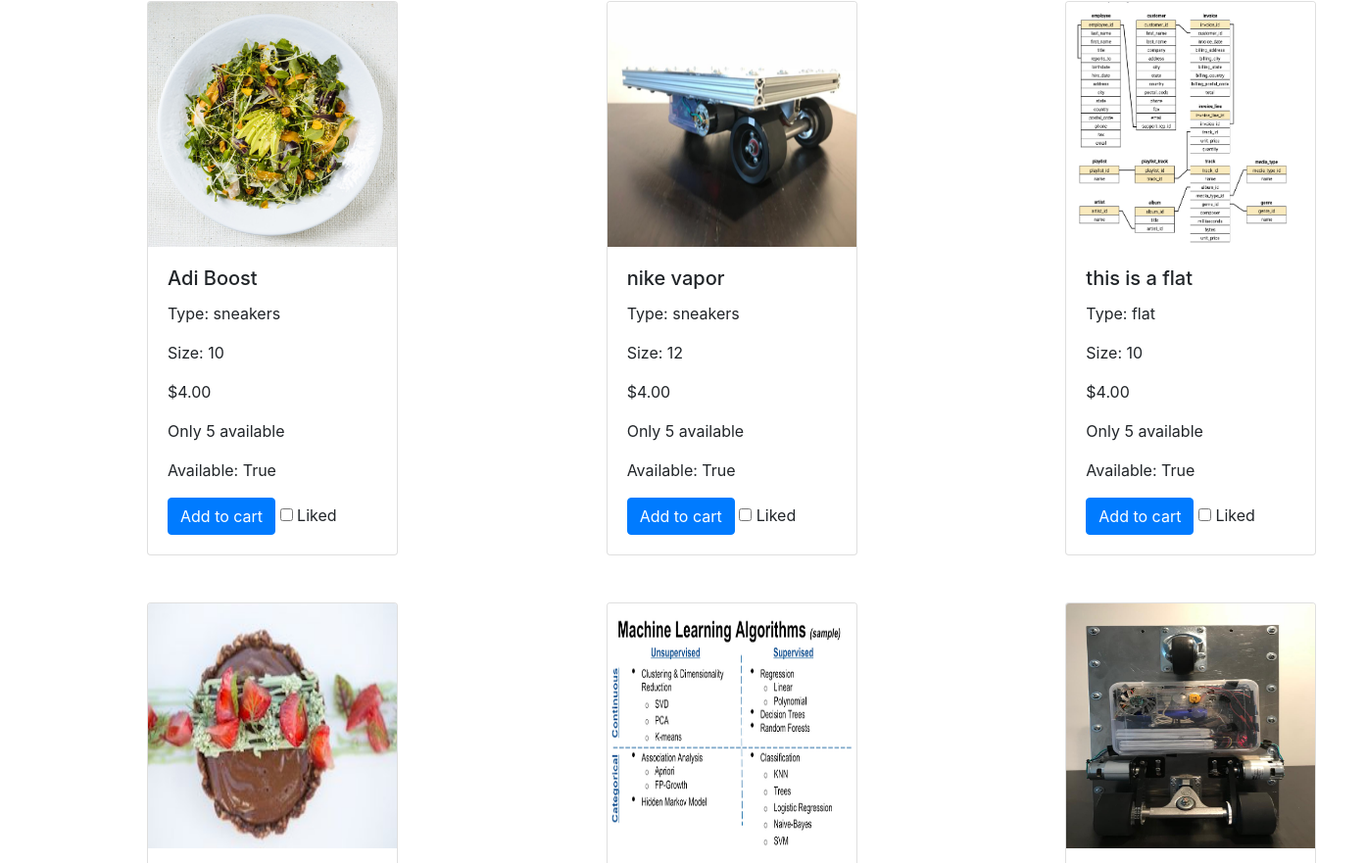
The page /shoe/ (middle part) on the database as committed earlier.
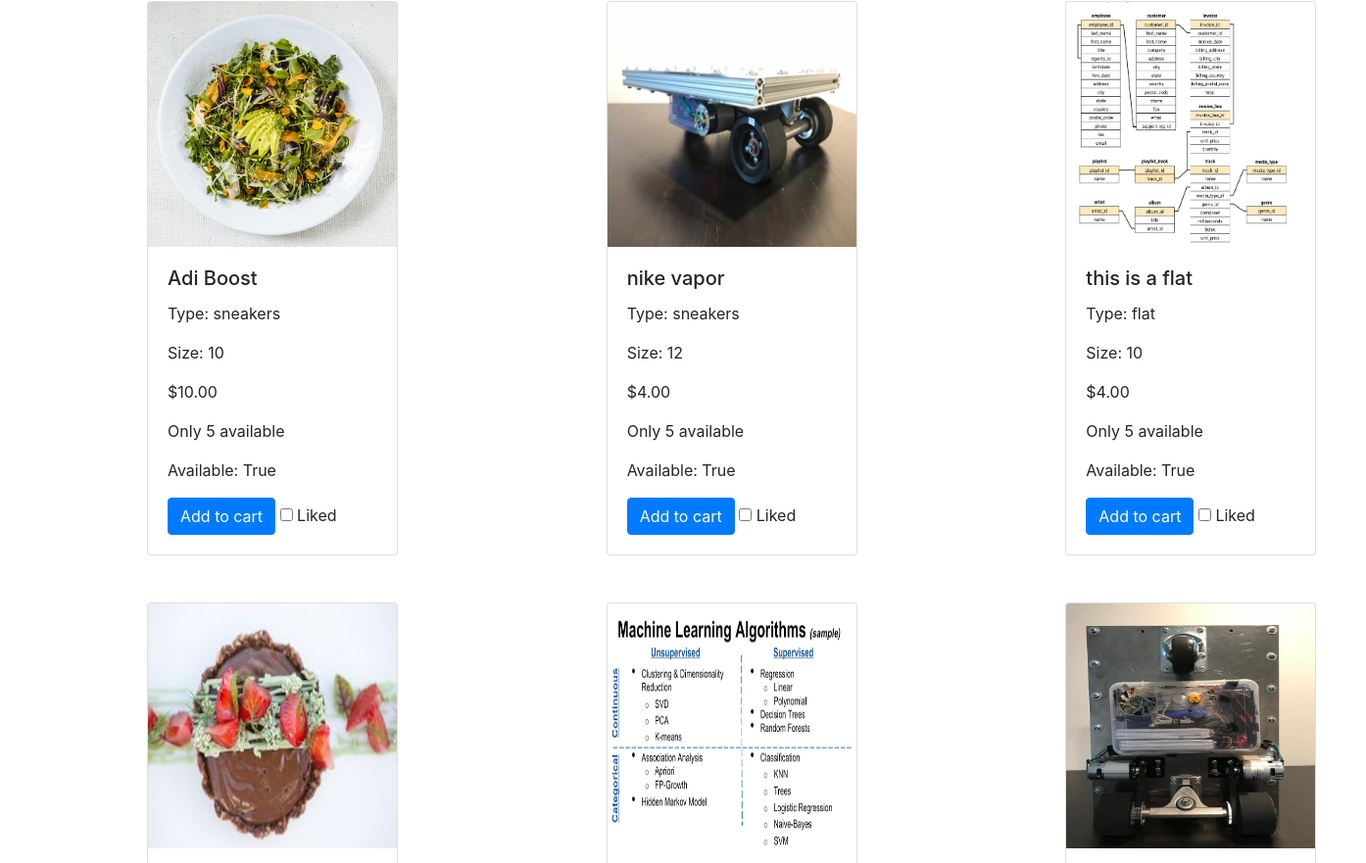
The same page on the database as committed later.
### shoe/models.py (models this page shows, shortened)
class Shoe(models.Model):
	name 			= models.CharField(max_length=30, default="Boosts")
	image 			= models.ImageField(upload_to='shoe/', blank=True, null=True)
	style 			= models.CharField(max_length=20, default="sneakers")
	size 			= models.IntegerField(default=10)
	color 			= models.CharField(max_length=20, default="blue")
	brand 			= models.CharField(max_length=20, default="Nike")
	price 			= models.DecimalField(max_digits=4, decimal_places=2, default=4.00)
	availability 	= models.BooleanField(default=True)
	new 			= models.BooleanField(default=True)
	stock 			= models.IntegerField(default=5)
	gender_choices 	= (
        ('M', 'Male'),
        ('F', 'Female'),
    )
	gender 			= models.CharField(max_length=1, choices=gender_choices, default="M")
	date 			= models.DateField(("Date"), default=datetime.date.today)
	like 			= models.BooleanField(default=False)

### shoe/views.py (the view)
# urls.py: path('', views.view, name='shoe_list'),
def shoe_list(request):
	shoe_list = Shoe.objects.all()
	context = {
		'shoe_list': shoe_list,
	}
	return render(request, 'shoe/shoe_list.html', context)

### shoe/templates/shoe/shoe_list.html (shortened to what this page needs)
{% include "base.html" %}
{% load static %}
{% block content %}
<link href="{% static 'css/shoe_list.css' %}" rel="stylesheet">
    <div class='card-columns mr-2'>
            {% for shoe in shoe_list %}
				<div class="mb-4 mt-4 card text-left" style="width:16rem;">
				  <img src="{{shoe.image.url}}" class="card-img-top" style="width:254px; height:250px">
				  <div class="card-body" class="shadow-lg p-3 mb-5 bg-white rounded">
				    <h5 class="card-title">{{shoe.name}}</h5>
				    <p class="card-text">Type: {{shoe.style}}</p>
				    <p class="card-text">Size: {{shoe.size}}</p>
				    <p class="card-text">${{shoe.price}}</p>
				    <p class="card-text">Only {{shoe.stock}} available</p>
				    <p class="card-text">Available: {{shoe.availability}}</p>
				   	<a href="{% url 'shoe:cart_list' %}"class="btn btn-primary" name='q1'>Add to cart</a>
				    <input id="apto" type="checkbox">
				   	<label for="apto">Liked</label>
				  </div>
				</div>
            {% endfor %}
        </div>
{% endblock %}

Rows that differ between the two databases and show on the page:
changed Shoe "Adi Boost": price "4.00" → "10.00"
